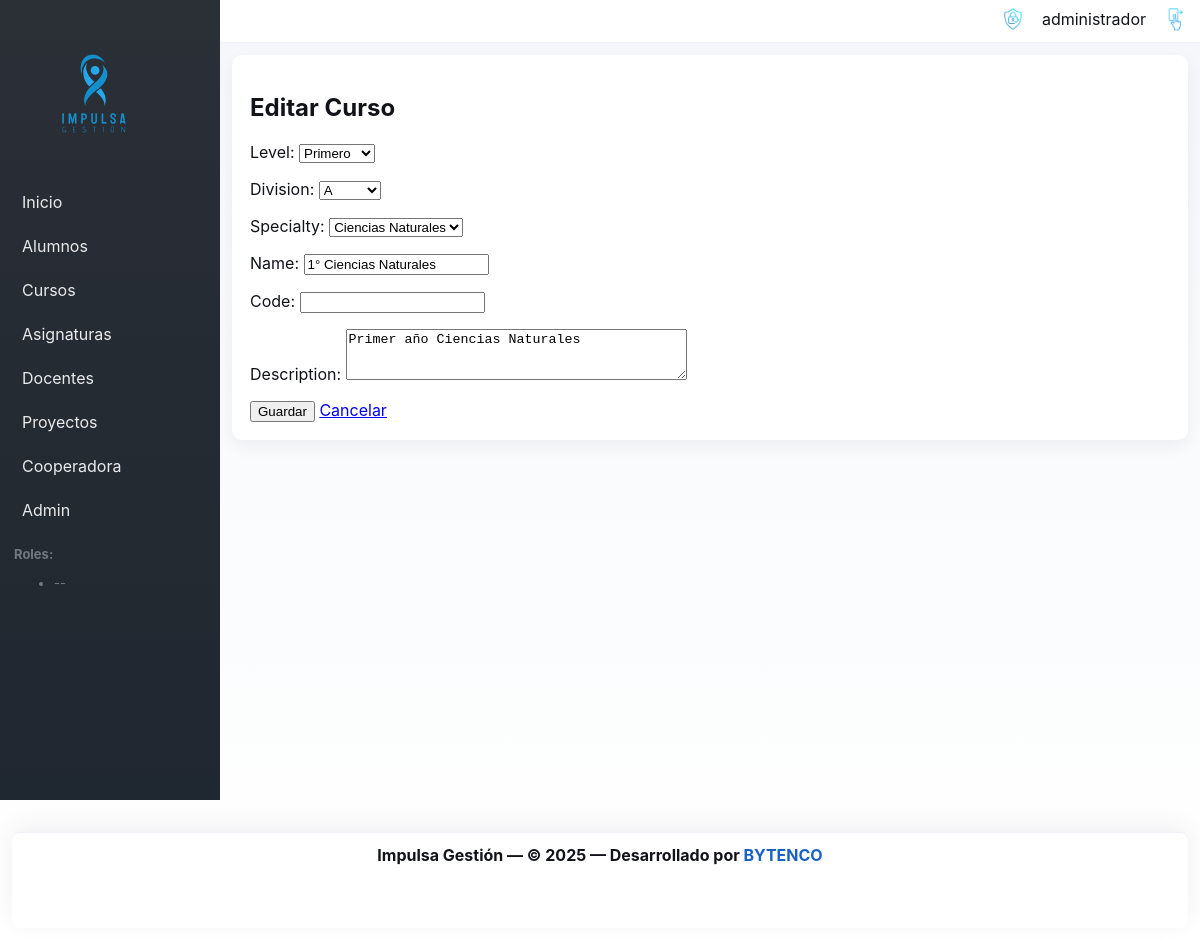
/courses/2/edit/ (signed in), run on the app's committed database.
### courses/models.py (models this page shows, shortened)
class Course(models.Model):
    level = models.ForeignKey('courses.Level', on_delete=models.PROTECT, related_name='courses')
    division = models.ForeignKey('courses.Division', on_delete=models.PROTECT, related_name='courses')
    specialty = models.ForeignKey('courses.Specialty', null=True, blank=True, on_delete=models.SET_NULL, related_name='courses')
    name = models.CharField(max_length=200, blank=True)
    code = models.CharField(max_length=50, blank=True)
    description = models.TextField(blank=True)
    class Meta:
        unique_together = ('level', 'division', 'specialty')

class Level(models.Model):
    name = models.CharField(max_length=50)
    order = models.PositiveSmallIntegerField(unique=True)
    class Meta:
        ordering = ['order']
    def __str__(self):
        return f"{self.name}"

class Division(models.Model):
    name = models.CharField(max_length=10)
    class Meta:
        unique_together = ('name',)
    def __str__(self):
        return self.name

class Specialty(models.Model):
    name = models.CharField(max_length=200)
    code = models.CharField(max_length=50, blank=True)
    def __str__(self):
        return self.name

### courses/views.py (the view, shortened to what this page needs)
# urls.py: path('<int:pk>/edit/', views.CourseUpdateView.as_view(), name='edit'),
class CourseUpdateView(LoginRequiredMixin, PermissionRequiredMixin, UpdateView):
    permission_required = 'courses.change_course'
    model = apps.get_model('courses', 'Course')
    form_class = CourseForm
    template_name = 'courses/course_form.html'
    success_url = reverse_lazy('courses:index')

### courses/forms.py
class CourseForm(forms.ModelForm):
    class Meta:
        model = Course
        fields = ['level', 'division', 'specialty', 'name', 'code', 'description']
        widgets = {
            'description': forms.Textarea(attrs={'rows': 3}),
        }

### templates/courses/course_form.html (shortened to what this page needs)
{% extends 'base.html' %}
{% block content %}
  <h2>{% if form.instance.pk %}Editar{% else %}Crear{% endif %} Curso</h2>
  <form method="post">
    {{ form.as_p }}
    <button type="submit">Guardar</button>
    <a href="{% url 'courses:index' %}">Cancelar</a>
  </form>
{% endblock %}

### templates/base.html (shortened to what this page needs)
{% load static %}
<!doctype html>
<html lang="es">
  <head>
  <link rel="stylesheet" href="{% static 'css/site.css' %}?v=2">
  </head>
  <body>
    <div class="layout">
  <aside class="sidebar" id="site-sidebar" aria-hidden="true">
        <div class="sidebar-brand">
          <a href="/"><img src="{% static 'FullLogo_Transparent.png' %}" alt="Impulsa"/></a>
        </div>
        <nav class="sidebar-nav">
          <a href="/">Inicio</a>
          {% if user.is_authenticated and user.is_superuser or user.is_authenticated and 'students.view_student' in user_perms %}
            <a href="/students/">Alumnos</a>
          {% endif %}
          {% if user.is_authenticated and user.is_superuser or user.is_authenticated and 'courses.view_course' in user_perms %}
            <a href="/courses/">Cursos</a>
          {% endif %}
          {% if user.is_authenticated and user.is_superuser or user.is_authenticated and 'subjects.view_subject' in user_perms %}
            <a href="/subjects/">Asignaturas</a>
          {% endif %}
          {% if user.is_authenticated and user.is_superuser or user.is_authenticated and 'teachers.view_teacher' in user_perms %}
            <a href="/teachers/">Docentes</a>
          {% endif %}
          {% if user.is_authenticated and user.is_superuser or user.is_authenticated and 'projects.view_project' in user_perms %}
            <a href="/projects/">Proyectos</a>
          {% endif %}
          {% if user.is_authenticated and user.is_superuser or user.is_authenticated and 'cooperadora.view_transaction' in user_perms %}
            <a href="/cooperadora/">Cooperadora</a>
          {% endif %}
          {% if user.is_superuser %}
            <a href="/admin/">Admin</a>
          {% endif %}
        </nav>
        <div class="sidebar-roles">
          {% if user.is_authenticated %}
            <strong>Roles:</strong>
            <ul>
              {% for r in user_roles %}<li>{{ r }}</li>{% empty %}<li>--</li>{% endfor %}
            </ul>
          {% endif %}
        </div>
      </aside>
      <div class="main-area">
        <header class="topbar">
          <div class="container topbar-inner">
            <div class="top-actions">
              <div class="user-menu">
                  {% if user.is_authenticated %}
                    <div class="user-auth">
                      <img src="{% static 'Acceso_garantizado.png' %}" alt="Acceso garantizado" class="accesso-icon" aria-hidden="true"/>
                      <span class="user-name">{{ user.username }}</span>
                      <a href="{% url 'core:logout' %}" title="Salir" class="logout-link">
                        <img src="{% static 'Salir.png' %}" alt="Salir" class="logout-icon" />
                      </a>
                    </div>
                  {% else %}
                    <a href="{% url 'core:login' %}" title="Ingresar">
                      <img src="{% static 'Accesso.png' %}" alt="Ingresar" class="login-icon" />
                    </a>
                  {% endif %}
                </div>
            </div>
          </div>
        </header>
        <main class="container content-area">
          {% block content %}{% endblock %}
        </main>
      </div>
    </div>
    <footer class="site-footer">
      <div class="container">
        <p>
          Impulsa Gestión — &copy; 2025 — Desarrollado por
          <a href="https://www.bytenco.com.ar" target="_blank" rel="noopener noreferrer" class="bytenco-credit">
            BYTENCO
          </a>
        </p>
      </div>
    </footer>
  </body>
</html>

### static/css/site.css (style rules this page uses)
:root { --gray-900:#111319; --gray-700:#2b2f36; --gray-500:#72787f; --blue-800:#0b3d91; --blue-600:#1760c7; --sky-400:#56c3ff; --accent:#56c3ff; --muted:#f5f7fa; }
* { box-sizing:border-box }
body { margin:0; font-family: Inter, system-ui, -apple-system, "Segoe UI", Roboto, "Helvetica Neue", Arial; background: linear-gradient(180deg,var(--muted),#ffffff); color:var(--gray-900); padding-bottom:140px; }
.container { max-width:1100px; margin:0 auto; padding:20px; }
.layout { display:flex;min-height:100vh }
.sidebar { width:220px; background:linear-gradient(180deg,var(--gray-700), #1f2730); color:white; padding:18px 14px; }
.sidebar-brand { padding:12px 0;display:flex;align-items:center;gap:8px }
.sidebar-brand img { height:128px;display:block }
.sidebar-nav { display:flex;flex-direction:column;gap:8px;margin-top:14px }
.sidebar-nav a { color:rgba(255,255,255,0.9);text-decoration:none;padding:8px;border-radius:6px }
.sidebar-roles { margin-top:18px;font-size:13px;color:var(--gray-500) }
.main-area { flex:1;display:flex;flex-direction:column }
.topbar { background:white;border-bottom:1px solid #eef2f6;position:sticky;top:0;z-index:1200 }
.topbar .container { padding-left:12px;padding-right:12px;padding-top:6px;padding-bottom:6px }
.topbar-inner { display:flex;align-items:center;justify-content:space-between;padding:0 }
.top-actions { display:flex;gap:12px;align-items:center }
.user-menu a { display:inline-flex;align-items:center;gap:8px }
.accesso-icon { height:26px;vertical-align:middle;margin-right:8px }
.logout-icon { height:26px;vertical-align:middle;margin-left:8px;filter:brightness(0.9) }
.user-auth { display:inline-flex;align-items:center;gap:8px }
.notif-icon, .login-icon, .bytenco-logo, .accesso-icon, .logout-icon { transition: transform .12s ease, filter .12s ease, opacity .12s ease; will-change: transform, filter, opacity; }
.content-area { background:white;margin:12px;border-radius:10px;padding:18px;box-shadow:0 6px 18px rgba(16,24,40,0.06) }
.site-footer { margin-top:12px; padding:14px 0; text-align:center; color:var(--gray-700); background:white; position:fixed; left:12px;right:12px;bottom:12px; height:96px; border-top:1px solid #eef2f6; z-index:9999; padding:12px 20px; border-radius:8px; box-shadow:0 -6px 24px rgba(16,24,40,0.06); }
.site-footer .container { display:flex;align-items:center;justify-content:center;gap:10px;padding:0 }
.site-footer p { margin:0;color:var(--gray-900);font-weight:700;font-size:16px;white-space:normal }
.site-footer a.bytenco-credit { display:inline-flex;align-items:center;gap:8px;color:var(--blue-600);text-decoration:none }
.bytenco-credit { color:var(--gray-500);text-decoration:none }
h1,h2 { color:var(--gray-900) }

### data on the page
Course: level "Primero", division "A", specialty "Ciencias Naturales", description "Primer año Ciencias Naturales"
Level: name "1° Ciencias Naturales"

### other printed values
{{ user.username }} "administrador"
